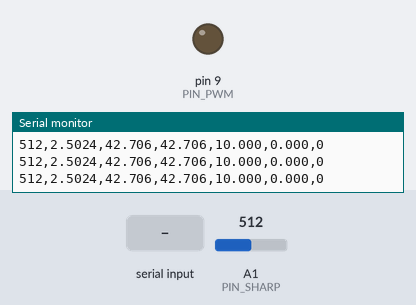
A sketch run on a simulated Arduino Uno, built with avr-gcc and run on an emulated ATmega328P. On the bench: output pins drawn as LEDs (lit = HIGH), the last lines printed to the serial monitor. The inputs (shaded band) are chosen by the test bench; at power-on: A1 (PIN_SHARP) = 512.

Above: at 1.2 s.
1.3 s: A1 (PIN_SHARP) set to 35
At 1.48 s:
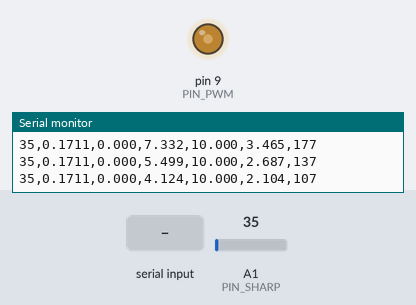
4.3 s: "30,150\n" received over Serial
7.3 s: A1 (PIN_SHARP) set to 511
8.8 s: A1 (PIN_SHARP) set to 122
At 8.97 s:
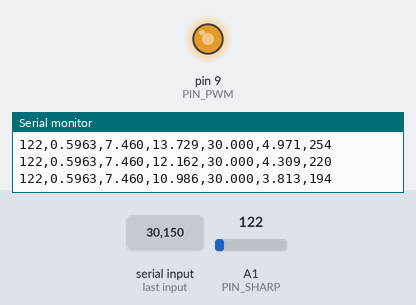
11.8 s: A1 (PIN_SHARP) set to 716
At 12.3 s:
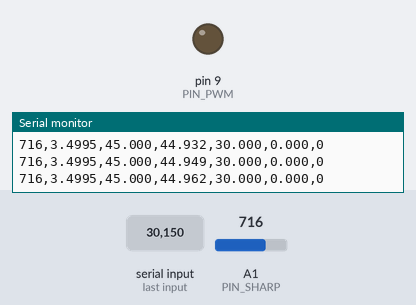
Timing chart, 0 to 14.8 s (numbered marks = the images above; inputs shaded):
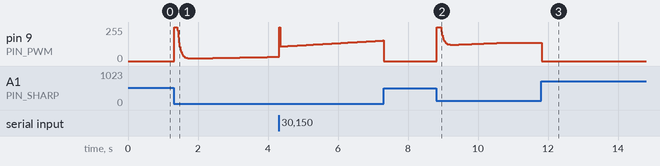

Measured:
- after the input at 11.8 s, pin 9 (PIN_PWM): 137/255 → 0/255 at once

The sketch:

PID_levitador_3.ino
```cpp
// ================= Levitador: mapeo volt -> cm por tabla (interpolacion) ================
// Tabla de calibración: (cm, voltaje) que indicaste
// 0 -> 0.475
// 5 -> 0.533
// 10 -> 0.61
// 15 -> 0.727
// 20 -> 0.859
// 25 -> 0.971
// 30 -> 1.164
// 35 -> 1.467
// 40 -> 1.951
// 45 -> 2.97
// ======================================================================================

const int PIN_SHARP = A1;    // pin del sensor Sharp
const int PIN_PWM   = 9;     // pin PWM de salida

// muestreo y filtros
const unsigned long DT_US = 20000; // 20 ms period
const float DT = DT_US * 1e-6;
const int   N_SAMPLES = 8;         // promediado de ADC (reduce ruido)
const float ALPHA = 0.25;         // filtro exponencial para altura (0..1)

// rango
const float H_MIN = 0.0;
const float H_MAX = 45.0; // ajustado a 45 porque la tabla llega a 45cm

// PID (valores iniciales, ajústalos después)
float kp = 0.075;
float ki = 0.01;
float kd = 0.03;

float setpoint = 10.0; // cm

// tabla calibración (ordenada por voltaje ascendente)
const int TABLE_N = 10;
const float table_cm[TABLE_N]    = { 0.0,  5.0, 10.0, 15.0, 20.0, 25.0, 30.0, 35.0, 40.0, 45.0 };
const float table_volt[TABLE_N]  = {0.535,0.583,0.610,0.727,0.859,0.971,1.164,1.467,1.951,2.970 };

// invertir la relación si el sensor está orientado al revés (true = invertir)
const bool INVERT_MAPPING = false;

// variables PID / control
float altura = 0.0;        // altura filtrada usada por el controlador
float err = 0.0, err_prev = 0.0, integ = 0.0, deriv = 0.0, u = 0.0;

unsigned long t1, t2;
const bool PRINT_VERBOSE = true;

// ----------------- utilidades -----------------
float adcToVolt(int raw){
  return raw * (5.0f / 1023.0f);
}

// promedia N muestras ADC (lee con pequeño delay interno)
int readAdcAvg(int pin, int n){
  long s = 0;
  for(int i=0;i<n;i++){
    s += analogRead(pin);
    delay(2); // pequeño retardo para estabilizar lectura
  }
  return (int)(s / n);
}

// interpolacion lineal volt -> cm usando la tabla
float voltToCm(float v){
  // si fuera necesario invertir la relación:
  if (INVERT_MAPPING) {
    // si invertimos, mapeamos v proporcionalmente al rango invertido:
    // Primero calculamos cm normal y luego lo invertimos respecto al rango de la tabla.
    // (alternativa: invertir los arrays)
    // Para simplicidad: se calculará el cm normal y luego cm_final = max - (cm - min)
  }

  // fuera de la tabla: extrapolar o limitar
  if (v <= table_volt[0]) return (INVERT_MAPPING ? table_cm[TABLE_N-1] : table_cm[0]);
  if (v >= table_volt[TABLE_N-1]) return (INVERT_MAPPING ? table_cm[0] : table_cm[TABLE_N-1]);

  // buscar intervalo
  for(int i=0;i<TABLE_N-1;i++){
    float v1 = table_volt[i];
    float v2 = table_volt[i+1];
    if (v >= v1 && v <= v2){
      float d1 = table_cm[i];
      float d2 = table_cm[i+1];
      // interpolacion lineal
      float t = (v - v1) / (v2 - v1);
      float d = d1 + t * (d2 - d1);
      if (INVERT_MAPPING){
        // invertir respecto al rango completo de la tabla
        float d_min = table_cm[0];
        float d_max = table_cm[TABLE_N-1];
        d = d_max - (d - d_min);
      }
      return constrain(d, H_MIN, H_MAX);
    }
  }
  // seguridad (no deberia llegar aqui)
  return (INVERT_MAPPING ? table_cm[0] : table_cm[TABLE_N-1]);
}

// ----------------- setup -----------------
void setup(){
  Serial.begin(115200);
  pinMode(PIN_PWM, OUTPUT);
  analogWrite(PIN_PWM, 0);
  Serial.println(F("LEVITADOR - mapeo por tabla (volt->cm)"));
  Serial.println(F("Comandos serial: escribir numero para setpoint (ej: 20) o 'PID kp ki kd'"));
  Serial.println();
}

// procesa comandos serial (setpoint o PID)
void processSerial(){
  if (Serial.available()==0) return;
  String s = Serial.readStringUntil('\n'); s.trim();
  if (s.length()==0) return;
  if (s.startsWith("PID") || s.startsWith("pid")){
    float k1=kp,k2=ki,k3=kd;
    int n = sscanf(s.c_str(), "PID %f %f %f", &k1, &k2, &k3);
    if (n>=1) kp=k1; if (n>=2) ki=k2; if (n>=3) kd=k3;
    Serial.print("PID set: kp="); Serial.print(kp); Serial.print(" ki="); Serial.print(ki); Serial.print(" kd="); Serial.println(kd);
    return;
  }
  float v = s.toFloat();
  if (!(v==0.0 && s!="0" && s!="0.0")){
    if (v>=H_MIN && v<=H_MAX){ setpoint = v; Serial.print("Setpoint="); Serial.println(setpoint);}
    else Serial.println("Setpoint fuera de rango");
  }
}

// ----------------- loop -----------------
void loop(){
  t1 = micros();
  processSerial();

  // 1) leer ADC promediado y convertir a volt
  int raw = readAdcAvg(PIN_SHARP, N_SAMPLES);
  float volt = adcToVolt(raw);

  // 2) convertir volt -> distancia usando tabla (interpolacion)
  float measured = voltToCm(volt);

  // 3) filtrar la altura (exponencial) para estabilizar lecturas
  static float altura_f = 0.0;
  altura_f = ALPHA * measured + (1.0 - ALPHA) * altura_f;
  altura = altura_f;

  // 4) PID (usando altura filtrada)
  err = setpoint - altura;
  integ += err * DT;
  integ = constrain(integ, -100.0, 100.0);
  deriv = (err - err_prev) / DT;
  // salida PID en "voltios virtuales" (0..5V)
  u = kp * err + ki * integ + kd * deriv;
  err_prev = err;

  float vOut = constrain(u, 0.0, 5.0);             // limitar a 0-5V de control
  int pwm = (int)round((vOut / 5.0) * 255.0);     // mapear 0-5V -> 0-255 PWM
  pwm = constrain(pwm, 0, 255);
  analogWrite(PIN_PWM, pwm);

  // Telemetría: raw,volt,measured_cm,altura_filtrada,setpoint,vOut,pwm
  if (PRINT_VERBOSE){
    Serial.print(raw); Serial.print(',');
    Serial.print(volt,4); Serial.print(',');
    Serial.print(measured,3); Serial.print(',');   // distancia sin filtrar (de tabla)
    Serial.print(altura,3); Serial.print(',');
    Serial.print(setpoint,3); Serial.print(',');
    Serial.print(vOut,3); Serial.print(',');
    Serial.println(pwm);
  }

  // periodo fijo
  t2 = micros();
  while((t2 - t1) < DT_US) t2 = micros();
}
```
